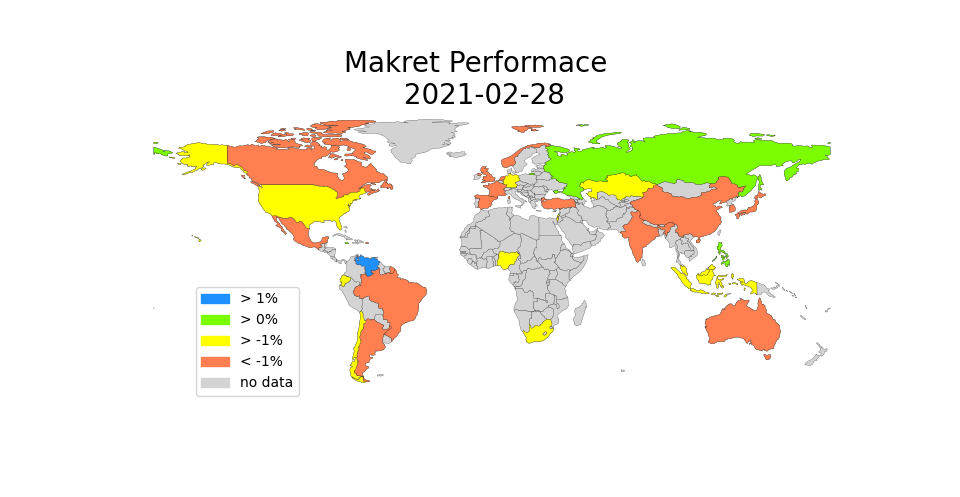

Write the Python code that produced this figure.
# Need Libraries
import geopandas as gpd
import matplotlib.pyplot as plt
import pandas as pd
import requests
import bs4
import re
import matplotlib.patches as mpatches
from datetime import datetime
today=datetime.today().strftime('%Y-%m-%d')

# Site to get indices from USA, Asia, Europe, and Israel
globe=requests.get('https://www.marketwatch.com/tools/stockresearch/globalmarkets/intIndices.asp')
globe_text=bs4.BeautifulSoup(globe.text, 'html.parser')
globe_html=globe_text.table
globe_table=globe_text.find_all('table')

# USA: S&P 500
USA=globe_table[1].get_text().split('\n')[-4]
# Australia: 	ASX All Ordinaries Index
AUS=globe_table[2].get_text().split('\n')[22]
# China: Hang Seng
CHN=globe_table[2].get_text().split('\n')[32]
# India: Sensex Index
IND=globe_table[2].get_text().split('\n')[42]
# Indonesia: JSX Composite Index
IDN=globe_table[2].get_text().split('\n')[52]
# Japan: NIKKEI 225 Index
JPN=globe_table[2].get_text().split('\n')[62]
# Malaysia: FTSE Bursa Malaysia KLCI
MYS=globe_table[2].get_text().split('\n')[72]
# Phillippines: PSEi Index
PHL=globe_table[2].get_text().split('\n')[82]
# South Korea: KOSPI Composite Index
KOR=globe_table[2].get_text().split('\n')[92]
# France: CAC 40 Index
FRA=globe_table[3].get_text().split('\n')[22]
# Germany: DAX
DEU=globe_table[3].get_text().split('\n')[32]
# Netherlands: Amsterdam AEX Index
NLD=globe_table[3].get_text().split('\n')[42]
# Norway: Oslo Exchange Benchmark Index_GI
NOR=globe_table[3].get_text().split('\n')[52]
# Portugal: Dow Jones Portugal Index EUR
PRI=globe_table[3].get_text().split('\n')[62]
# Turkey: BIST 100 Index
TUR=globe_table[3].get_text().split('\n')[72]
# United Kingdom: FTSE 100 Index
GBR=globe_table[3].get_text().split('\n')[82]
# Israel: Tel Aviv 125 Index
ISR=globe_table[4].get_text().split('\n')[22]

# Site to get indices from the Americas
americas=requests.get('https://markets.businessinsider.com/indices/south-american-markets')
americas=bs4.BeautifulSoup(americas.text, "html.parser")
americas=americas.body.tbody.get_text()
americas=re.sub('[%]','',americas)
americas=re.split('[\n+]',americas)

# Brasil: BOVESPA
BRA=float(americas[10])
# Ecuador: BVQ
ECU=float(americas[27])
# Venezula: IBC
VEN=float(americas[44])
# Chile: IGPA
CHL=float(americas[61])
# Mexico: IPC
MEX=float(americas[78])
# Jamaica: JSE
JAM=float(americas[112])
# Argentina: Merval
ARG=float(americas[129])

# These Indices were scrapped from yahoo.com
# Russia, Nigeria, South Africa, Canada, Spain, Kazakhstan
def yahoo(link):
    request=requests.get(link)
    html=bs4.BeautifulSoup(request.text, 'html.parser')
    title=html.find('div', class_="D(ib) Mend(20px)")
    num=title.find_all('span')[1].text.split(' ')[1]
    return float(re.sub('[()%+]','',num))
links=['https://finance.yahoo.com/quote/MOEX.ME/','https://finance.yahoo.com/quote/NGE?p=NGE&.tsrc=fin-srch',
      'https://finance.yahoo.com/quote/EZA?p=EZA&.tsrc=fin-srch','https://finance.yahoo.com/quote/VCE.TO?p=VCE.TO&.tsrc=fin-srch',
      'https://finance.yahoo.com/quote/%5EMSESUSDP?p=^MSESUSDP&.tsrc=fin-srch','https://finance.yahoo.com/quote/KTLU.VI?p=KTLU.VI&.tsrc=fin-srch']
list_3=[]
for link in links:
    list_3.append(yahoo(link))

# adding percent changes to new data frame
# creating a list of newly created values
# string the list of '%' and turning into float from first group of values
# appending second group of values to first
# creating a data fram with the iso_a3 and scrapped values
list_1=[USA, AUS,CHN,IND,IDN,JPN,MYS,PHL,KOR,FRA,
       DEU,NLD,NOR,PRI,TUR,GBR,ISR]
list_1=[float(x.strip('%')) for x in list_1]
list_2=[BRA,ECU,VEN,CHL,MEX,JAM,ARG]
values=list_1+list_2+list_3
iso_a3_list=['USA','AUS','CHN','IND','IDN','JPN','MYS','PHL','KOR','FRA',
            'DEU','NLD','NOR','PRI','TUR','GBR','ISR','BRA','ECU','VEN',
            'CHL','MEX','JAM','ARG','RUS','NGA','ZAF','CAN','ESP','KAZ']
countries=pd.DataFrame(columns=['iso_a3','value'])
countries['iso_a3']=iso_a3_list
countries['value']=values

# Loading geopandas data
# for some reason France and Norway were missing data
# therefore manually updated
world=gpd.read_file(gpd.datasets.get_path('naturalearth_lowres'))
world=world[(world.pop_est>0)&(world.name!='Antarctica')]
world.iloc[43,3]='FRA'
world.iloc[21,3]='NOR'
world=world.merge(countries, on='iso_a3',how='left')
world['value'].fillna(value=-999, inplace=True)

# Dividing data into thre categories
really_bad=world[(world['value']<=-1)&(world['value']>=-90)]
bad=world[(world['value']>-1)&(world['value']<0)]
good=world[(world['value']>=0)&(world['value']<1)]
really_good=world[world['value']>=1]

# Creating the output
fig, ax=plt.subplots(1, figsize=(16,16))
ax=world.plot(ax=ax,color='lightgray', edgecolor='black', linewidth=.15)
really_bad.plot(ax=ax,color='coral',edgecolor='black', linewidth=.15)
bad.plot(ax=ax,color='yellow',edgecolor='black',linewidth=.15)
good.plot(ax=ax,color='lawngreen',edgecolor='black', linewidth=.15)
really_good.plot(ax=ax,color='dodgerblue',edgecolor='black', linewidth=.15)

fig.suptitle('Makret Performace \n {}'.format(today), y=.9, size=20)

w=mpatches.Patch(color='lightgray',label='no data')
r=mpatches.Patch(color='coral',label='< -1%')
y=mpatches.Patch(color='yellow',label='> -1%')
g=mpatches.Patch(color='lawngreen', label='> 0%')
b=mpatches.Patch(color='dodgerblue', label='> 1%')

plt.legend(handles=[b,g,y,r,w],bbox_to_anchor=(.25,.4))
ax.set_axis_off()
plt.show()
